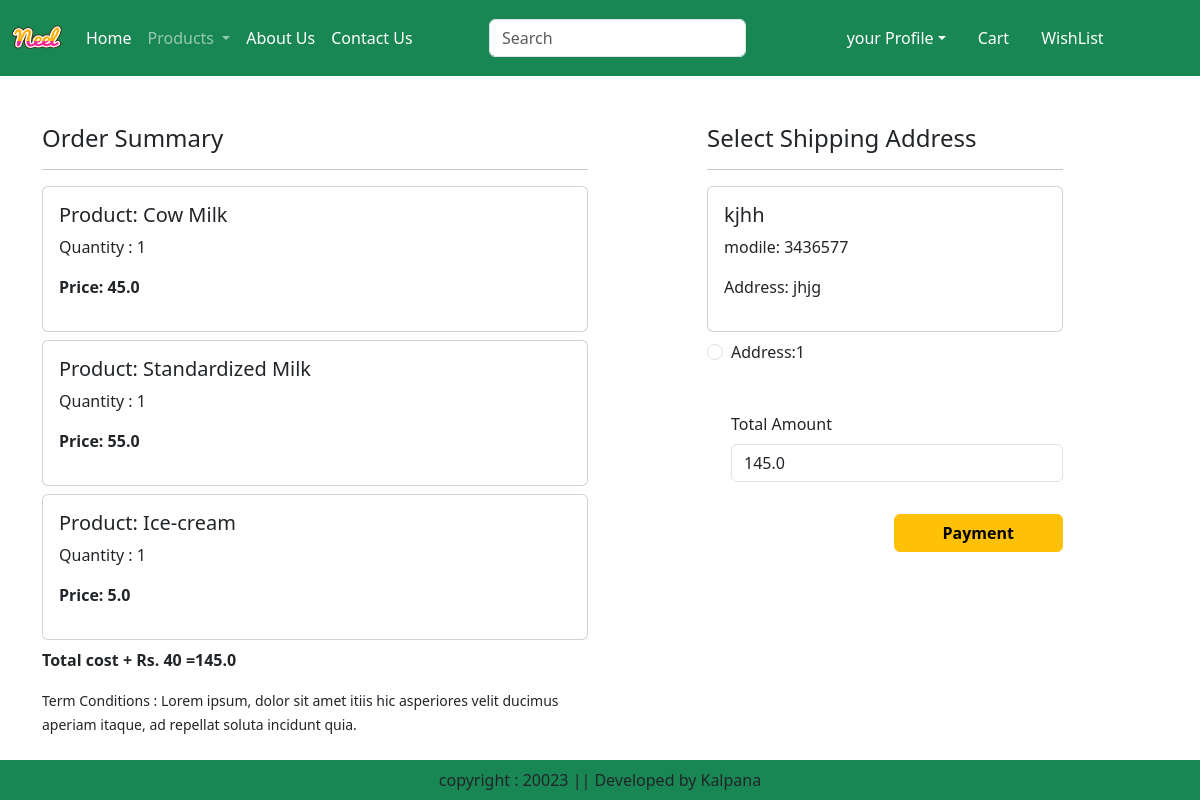
/checkOut/ (signed in), run on the app's committed database.
### app/models.py (models this page shows, shortened)
class Cart(models.Model):
    user=models.ForeignKey(CustomUsers,on_delete=models.CASCADE)
    product=models.ForeignKey(Product,on_delete=models.CASCADE)
    quantity=models.PositiveIntegerField(default=1)

class Product(models.Model):
    tittle=models.CharField(max_length=100)
    selling_price = models.FloatField()
    discounted_price= models.FloatField()
    description= models.TextField()
    composition=models.TextField(default='')
    prodapp=models.TextField(default='')
    category = models.CharField(choices=CATEGORY_CHOICES, max_length=2)
    product_image= models.ImageField(upload_to="product")

class CustomUsers(models.Model):
    firstName=models.CharField(max_length=50)
    lastName=models.CharField(max_length=50)
    Email=models.EmailField(max_length=50)
    contact=models.CharField(max_length=12)
    address=models.CharField(max_length=100 , default=True)
    password=models.CharField(max_length=30)

### app/views.py (the view)
# urls.py: path("checkOut/",views.checkOut,name="checkOut"),
def checkOut(request):
    userName=request.session.get('email')
    add=CustomUsers.objects.filter(Email=userName)
    user=CustomUsers.objects.get(Email=userName)
    cart_items=Cart.objects.filter(user=user)
    famount=0
    for p in cart_items:
        value = p.quantity * p.product.discounted_price
        famount=famount + value
    totalamount=famount+40
    return render(request, 'app/checkout.html', locals())

### app/templates/app/checkout.html (shortened to what this page needs)
{% extends 'app/base.html'%}
{% load static %}
{% block main-content %}
  <div class="container">
    <div class="row mt-5">
        <div class="col-sm-6">
            <h4>Order Summary </h4>
            <hr>
            {% for item in cart_items %}
            <div class="card mb-2">
                <div class="card-body">
                    <h5>Product: {{item.product.tittle}}</h5>
                    <p>Quantity : {{item.quantity}}</p>
                    <p class="fw-bold">Price: {{item.product.discounted_price}}</p>
                </div>
            </div>
            {% endfor %}
        <p class="fw-bold">Total cost + Rs. 40 ={{totalamount}}</p>
        <small>Term Conditions : Lorem ipsum, dolor sit amet itiis hic asperiores velit ducimus aperiam itaque, ad repellat soluta incidunt quia.</small>
        </div>
    <div class="col-sm-4 offset-sm-1">
        <h4>Select Shipping Address</h4>
        <hr>
        <form action="" method="POST" id="myform">
            {% for ad in add %}
            <div class="card">
                <div class="card-body">
                    <h5>{{ad.firstName}}</h5>
                    <p>modile: {{ad.contact}}</p>
                    <p> Address: {{ad.address}}</p>
                </div>
            </div>
            <div class="form-check mt-2 mb-5">
                <input type="radio" class="form-check-input" name="custid" id="custadd{{forloop.counter}}" value="{{ad.id}}">
                <label class="form-check-label" for="custadd{{forloop.counter}}">Address:{{forloop.counter}}</label>
            </div>
            {% endfor %}
            <div class="form-check  mb-3">
                <label class="form-label" for="Total Amount">Total Amount</label>
                <input type="number" class="form-control" name="totalamount"  value="{{totalamount}}" readonly>
            </div>
            <div class="text-end">
                <button id="rzp_vutton1" type="submit" class="btn btn-warning mt-3 px-5 fw-bold">Payment</button>
            </div>
        </form>
    </div>
  </div>
</div>
{% endblock main-content %}

### data on the page
Cart: product.tittle "Cow Milk", quantity "1", product.discounted_price "45.0"
Cart: product.tittle "Standardized Milk", quantity "1", product.discounted_price "55.0"
Cart: product.tittle "Ice-cream", quantity "1", product.discounted_price "5.0"
CustomUsers: firstName "kjhh", contact "3436577", address "jhjg"

### other printed values
{{ totalamount }} "145.0"
